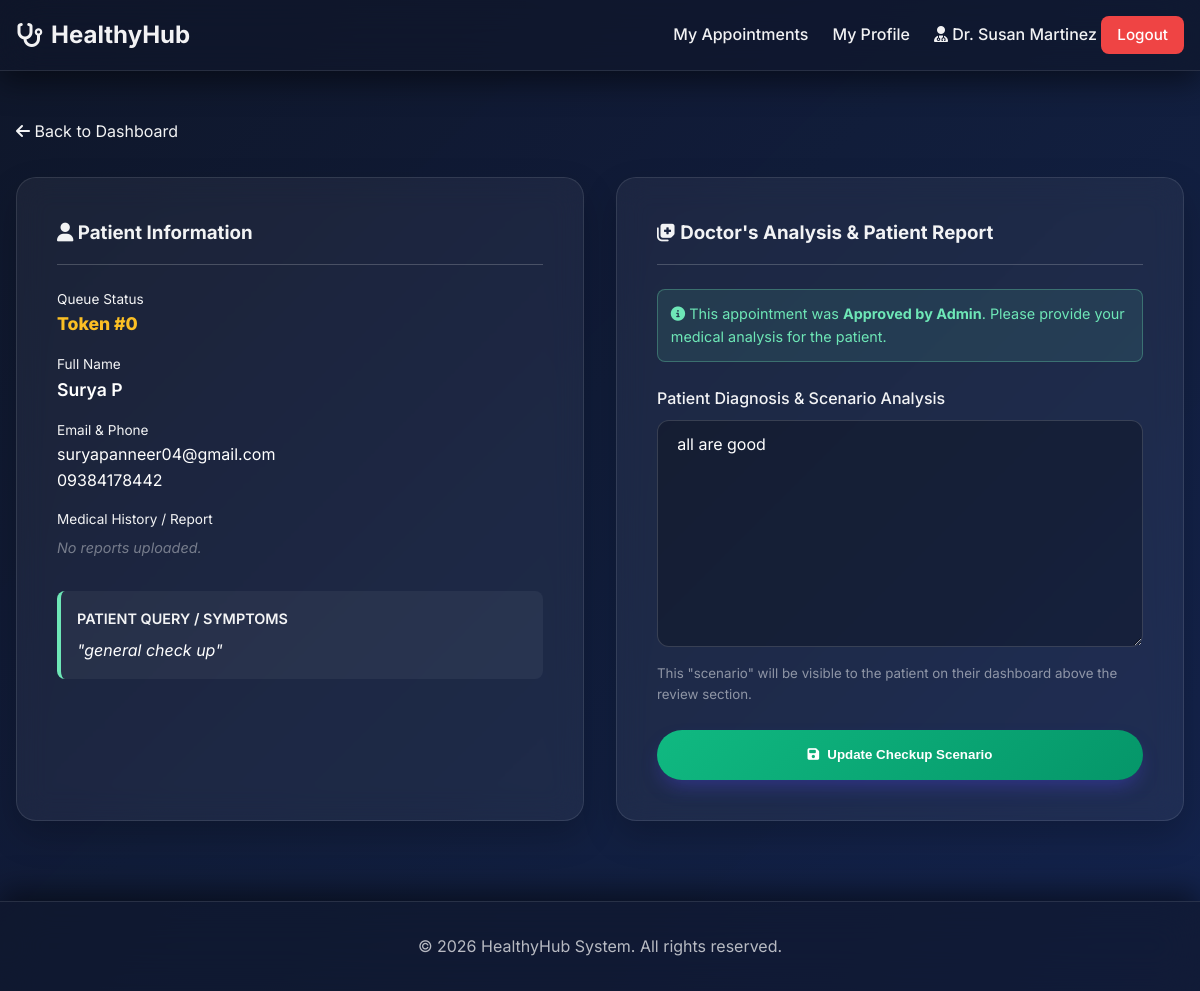
Page /doctor/view-appointment.php?id=5 (signed in) on the committed database.
### tables this page shows
CREATE TABLE `appointments` (
  `id` int NOT NULL AUTO_INCREMENT,
  `user_id` int NOT NULL,
  `doctor_id` int NOT NULL,
  `appointment_date` date NOT NULL,
  `appointment_time` time NOT NULL,
  `patient_query` text,
  `doctor_report` text,
  `status` enum('Pending','Approved','Cancelled') NOT NULL DEFAULT 'Pending',
  `created_at` timestamp NOT NULL DEFAULT CURRENT_TIMESTAMP,
  `token_number` int DEFAULT '0',
  `medical_report` varchar(255) DEFAULT NULL,
  PRIMARY KEY (`id`),
  KEY `user_id` (`user_id`),
  KEY `doctor_id` (`doctor_id`),
  CONSTRAINT `appointments_ibfk_1` FOREIGN KEY (`user_id`) REFERENCES `users` (`id`) ON DELETE CASCADE,
  CONSTRAINT `appointments_ibfk_2` FOREIGN KEY (`doctor_id`) REFERENCES `doctors` (`id`) ON DELETE CASCADE
);

CREATE TABLE `users` (
  `id` int NOT NULL AUTO_INCREMENT,
  `name` varchar(100) NOT NULL,
  `email` varchar(100) NOT NULL,
  `phone` varchar(20) DEFAULT NULL,
  `address` text,
  `password` varchar(255) NOT NULL,
  `created_at` timestamp NOT NULL DEFAULT CURRENT_TIMESTAMP,
  PRIMARY KEY (`id`),
  UNIQUE KEY `email` (`email`)
);

### doctor/view-appointment.php (the view, shortened to what this page needs)
<?php
require_once '../includes/db.php';
$doctor_id = $_SESSION['doctor_id'];
$appointment_id = isset($_GET['id']) ? (int)$_GET['id'] : 0;
$stmt = $pdo->prepare("
    SELECT a.*, u.name as patient_name, u.email as patient_email, u.phone as patient_phone, u.address as patient_address
    FROM appointments a
    JOIN users u ON a.user_id = u.id
    WHERE a.id = ? AND a.doctor_id = ?
");
$stmt->execute([$appointment_id, $doctor_id]);
$app = $stmt->fetch();
include '../includes/header.php';
?>
<div style="margin-bottom: 2rem;">
    <a href="dashboard.php" style="color: #6ee7b7; text-decoration: none;"><i class="fa-solid fa-arrow-left"></i> Back to Dashboard</a>
</div>
<div class="appointment-details-grid" style="display: grid; grid-template-columns: 1fr 1fr; gap: 2rem;">
    <div class="global-glass-container fade-in-up">
        <h3 style="color: white; border-bottom: 1px solid rgba(255,255,255,0.2); padding-bottom: 1rem; margin-bottom: 1.5rem;">
            <i class="fa-solid fa-user"></i> Patient Information
        </h3>
        <div style="margin-bottom: 1rem;">
            <label style="color: rgba(255,255,255,0.6); font-size: 0.85rem; display: block;">Queue Status</label>
            <div style="color: #fbbf24; font-size: 1.1rem; font-weight: 800;">Token #<?php echo $app['token_number']; ?></div>
        </div>
        <div style="margin-bottom: 1rem;">
            <label style="color: rgba(255,255,255,0.6); font-size: 0.85rem; display: block;">Full Name</label>
            <div style="color: white; font-size: 1.1rem; font-weight: 600;"><?php echo htmlspecialchars($app['patient_name']); ?></div>
        </div>
        <div style="margin-bottom: 1rem;">
            <label style="color: rgba(255,255,255,0.6); font-size: 0.85rem; display: block;">Email & Phone</label>
            <div style="color: white;"><?php echo htmlspecialchars($app['patient_email']); ?></div>
            <div style="color: white;"><?php echo htmlspecialchars($app['patient_phone']); ?></div>
        </div>
        <div style="margin-bottom: 1rem;">
            <label style="color: rgba(255,255,255,0.6); font-size: 0.85rem; display: block;">Medical History / Report</label>
            <?php if ($app['medical_report']): ?>
                <a href="../<?php echo $app['medical_report']; ?>" target="_blank" class="glass-btn" style="margin-top: 0.5rem; display: inline-flex; align-items: center; gap: 0.5rem; background: rgba(79, 70, 229, 0.2); border-color: rgba(79, 70, 229, 0.4); color: #818cf8;">
                    <i class="fa-solid fa-file-medical"></i> View Uploaded Report
                </a>
            <?php else: ?>
                <div style="color: rgba(255,255,255,0.4); font-style: italic; font-size: 0.9rem; margin-top: 0.3rem;">No reports uploaded.</div>
            <?php endif; ?>
        </div>
        <div style="margin-top: 2rem; padding: 1rem; background: rgba(255,255,255,0.05); border-radius: 8px; border-left: 4px solid #6ee7b7;">
            <label style="color: #6ee7b7; font-weight: 600; font-size: 0.9rem; display: block; margin-bottom: 0.5rem;">PATIENT QUERY / SYMPTOMS</label>
            <div style="color: white; font-style: italic;">
                "<?php echo htmlspecialchars($app['patient_query'] ?: 'No symptoms described.'); ?>"
            </div>
        </div>
    </div>
    <div class="global-glass-container fade-in-up" style="animation-delay: 0.1s;">
        <h3 style="color: white; border-bottom: 1px solid rgba(255,255,255,0.2); padding-bottom: 1rem; margin-bottom: 1.5rem;">
            <i class="fa-solid fa-notes-medical"></i> Doctor's Analysis & Patient Report
        </h3>
        <div style="margin-bottom: 1.5rem; padding: 0.8rem; background: rgba(110, 231, 183, 0.1); border: 1px solid rgba(110, 231, 183, 0.3); border-radius: 8px; color: #6ee7b7; font-size: 0.9rem;">
            <i class="fa-solid fa-info-circle"></i> This appointment was <strong>Approved by Admin</strong>. Please provide your medical analysis for the patient.
        </div>
        <form method="POST" action="">
            <div class="form-group" style="margin-bottom: 1.5rem;">
                <label class="form-label" for="doctor_report" style="color: rgba(255,255,255,0.9);">Patient Diagnosis & Scenario Analysis</label>
                <textarea name="doctor_report" id="doctor_report" class="form-control glass-input" rows="10" placeholder="Type your patient scenario checkup analysis here..." required><?php echo htmlspecialchars($app['doctor_report']); ?></textarea>
                <small style="color: rgba(255,255,255,0.5); display: block; margin-top: 0.5rem;">This "scenario" will be visible to the patient on their dashboard above the review section.</small>
            </div>
            <button type="submit" class="glass-btn" style="width: 100%; height: 50px; background: linear-gradient(135deg, #10b981 0%, #059669 100%); border: none;">
                <i class="fa-solid fa-save"></i> <?php echo !empty($app['doctor_report']) ? 'Update Checkup Scenario' : 'Submit Checkup Scenario'; ?>
            </button>
        </form>
    </div>
</div>
<?php include '../includes/footer.php'; ?>

### css/style.css (style rules this page uses)
:root { --primary: #4F46E5; --primary-hover: #4338CA; --secondary: #10B981; --secondary-hover: #059669; --danger: #EF4444; --danger-hover: #DC2626; --dark: #111827; --light: #F9FAFB; --gray: #6B7280; --gray-light: #E5E7EB; --font-main: 'Inter', sans-serif; --radius-md: 8px; --radius-lg: 12px; --shadow-sm: 0 1px 2px 0 rgba(0, 0, 0, 0.05); --shadow-md: 0 4px 6px -1px rgba(0, 0, 0, 0.1), 0 2px 4px -1px rgba(0, 0, 0, 0.06); --shadow-lg: 0 10px 15px -3px rgba(0, 0, 0, 0.1), 0 4px 6px -2px rgba(0, 0, 0, 0.05); --transition: all 0.3s ease; }
* { margin: 0; padding: 0; box-sizing: border-box; }
body { font-family: var(--font-main); background-color: var(--light); color: var(--dark); line-height: 1.6; display: flex; flex-direction: column; min-height: 100vh; overflow-x: hidden; }
a { text-decoration: none; color: var(--primary); transition: var(--transition); }
.form-group { margin-bottom: 1.5rem; }
.form-label { display: block; margin-bottom: 0.5rem; font-weight: 500; color: var(--gray); }
.form-control { width: 100%; padding: 0.75rem 1rem; border: 1px solid var(--gray-light); border-radius: var(--radius-md); font-family: inherit; font-size: 1rem; transition: var(--transition); background-color: #fff; }
.fade-in-up { opacity: 0; transform: translateY(40px); transition: opacity 0.8s ease-out, transform 0.8s ease-out; }
.fade-in-up.visible { opacity: 1; transform: translateY(0); }
body.global-glass-body { background: url('https://images.unsplash.com/photo-1551076805-e1869033e561?ixlib=rb-4.0.3&auto=format&fit=crop&w=1920&q=80') no-repeat center center fixed; background-size: cover; background-color: #0f172a; position: relative; color: white; }
body.global-glass-body::before { content: ''; position: fixed; top: 0; left: 0; right: 0; bottom: 0; background: linear-gradient(-45deg, rgba(15, 23, 42, 0.85), rgba(30, 58, 138, 0.75), rgba(15, 23, 42, 0.85)); background-size: 400% 400%; animation: gradientBG 15s ease infinite; z-index: -1; }
body.global-glass-body h1, body.global-glass-body h2, body.global-glass-body h3, body.global-glass-body p, body.global-glass-body span:not(.review-stars):not(.badge), body.global-glass-body label, body.global-glass-body th, body.global-glass-body td:not(.text-warning), body.global-glass-body a:not(.btn) { color: rgba(255, 255, 255, 0.95) !important; }
.global-glass-container { background: rgba(255, 255, 255, 0.05); backdrop-filter: blur(15px); -webkit-backdrop-filter: blur(15px); border: 1px solid rgba(255, 255, 255, 0.1); border-radius: 20px; padding: 2.5rem; width: 100%; box-shadow: 0 15px 35px rgba(0, 0, 0, 0.2); margin-bottom: 2rem; transition: transform 0.3s ease, box-shadow 0.3s ease; }
.glass-input, body.global-glass-body input, body.global-glass-body select, body.global-glass-body textarea { background: rgba(0, 0, 0, 0.25) !important; border: 1px solid rgba(255, 255, 255, 0.15) !important; color: white !important; border-radius: 12px; padding: 0.8rem 1.2rem; transition: all 0.3s cubic-bezier(0.4, 0, 0.2, 1); }
.glass-input::placeholder, body.global-glass-body input::placeholder, body.global-glass-body textarea::placeholder { color: rgba(255, 255, 255, 0.5) !important; }
.glass-btn { background: linear-gradient(135deg, var(--primary) 0%, rgba(79, 70, 229, 0.8) 100%); color: white !important; border: 1px solid rgba(255, 255, 255, 0.2); border-radius: 50px; padding: 0.8rem 2rem; font-weight: 600; cursor: pointer; transition: all 0.3s ease; box-shadow: 0 10px 20px -5px rgba(79, 70, 229, 0.4); display: inline-flex; align-items: center; justify-content: center; gap: 0.5rem; }

### rows in the picture
appointments: token_number "0", user.name "Surya P", user.email "suryapanneer04@gmail.com", user.phone "09384178442", patient_query "general check up", doctor_report "all are good"

### other values in the picture
$_SESSION['doctor_name'] "Dr. Susan Martinez"
